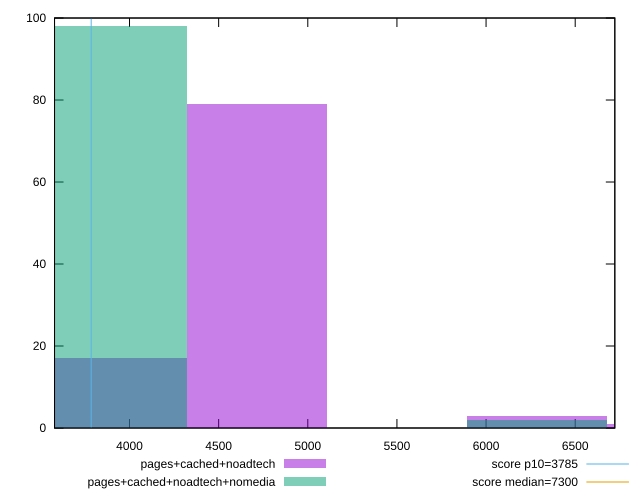

This figure's gnuplot source:
reset

$pagesCachedNoadtech <<EOF
4716.092108762338 79
3930.076757301949 17
7074.138163143508 1
6288.122811683118 3
EOF

$pagesCachedNoadtechNomedia <<EOF
3930.076757301949 98
6288.122811683118 2
EOF

set key outside below
set boxwidth 786.0153514603898
set xrange [3579.3925000000004:6722.2268]
set yrange [0:100]
set trange [0:100]
set style fill transparent solid 0.5 noborder

set parametric
set terminal svg size 640, 500 enhanced background rgb 'white'
set output "report_00018_2021-02-10T15-25-16.877Z/interactive/comparison/histogram/2_vs_3.svg"

plot $pagesCachedNoadtech title "pages+cached+noadtech" with boxes, \
     $pagesCachedNoadtechNomedia title "pages+cached+noadtech+nomedia" with boxes, \
     3785,t title "score p10=3785", \
     7300,t title "score median=7300"

reset
